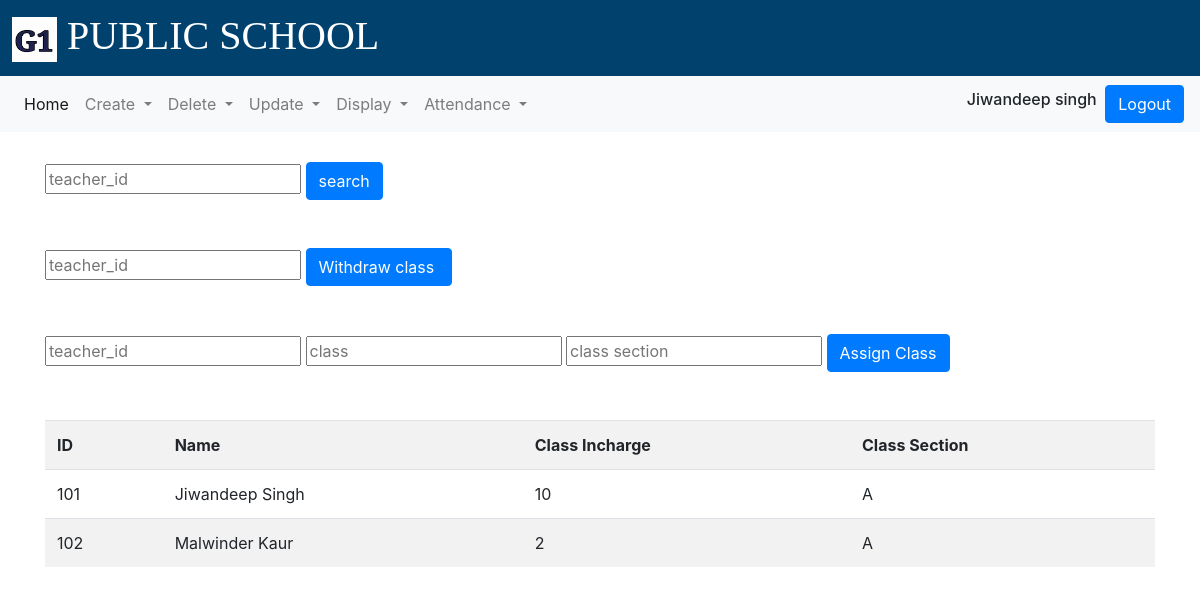
The page /g1/incharge.php (signed in) on the database its author committed.
### tables this page shows
CREATE TABLE `teacher_login` (
  `id` varchar(20) NOT NULL,
  `password` varchar(30) NOT NULL,
  `name` text NOT NULL,
  `phone_no` text NOT NULL,
  `class_incharge` varchar(10) NOT NULL,
  `class_section` varchar(10) NOT NULL
);

### g1/incharge.php (the view, shortened to what this page needs)
<?php
$n=$_SESSION["name"];
include('connection.php');
$idd=$_SESSION["ID"];
 $sql = "select *from admin_login where id = '$idd' ";
        $result = mysqli_query($link, $sql);
        $count = mysqli_num_rows($result);
        if($count == 0){
            }
    else{
?>
<!DOCTYPE html>
<html lang="en">
    <head>
    <link rel="stylesheet" href="https://cdn.jsdelivr.net/npm/bootstrap@4.4.1/dist/css/bootstrap.min.css">
        <link rel="stylesheet" href="https://cdn.jsdelivr.net/npm/bootstrap@4.3.1/dist/css/bootstrap.min.css">
           </head>
    <body class="bg" >
        <p class="heading"><image class="logo" src="logo.jpg"></image>  PUBLIC SCHOOL</p>
        <div class="head1">
        <nav class="navbar navbar-expand-lg navbar-light bg-light" >
  <div class="collapse navbar-collapse" id="navbarSupportedContent">
    <ul class="navbar-nav mr-auto">
      <li class="nav-item active">
        <a class="nav-link" href="http://localhost/g1/admin_page.php">Home <span class="sr-only">(current)</span></a>
      </li>
      <li class="nav-item dropdown">
        <a class="nav-link dropdown-toggle" href="#" id="navbarDropdown" role="button" data-toggle="dropdown" aria-haspopup="true" aria-expanded="false">
          Create
        </a>
      <li class="nav-item dropdown">
        <a class="nav-link dropdown-toggle" href="#" id="navbarDropdown" role="button" data-toggle="dropdown" aria-haspopup="true" aria-expanded="false">
          Delete
        </a>
      </li>
      <li class="nav-item dropdown">
        <a class="nav-link dropdown-toggle" href="#" id="navbarDropdown" role="button" data-toggle="dropdown" aria-haspopup="true" aria-expanded="false">
          Update
        </a>
        </li>
        <li class="nav-item dropdown">
        <a class="nav-link dropdown-toggle" href="#" id="navbarDropdown" role="button" data-toggle="dropdown" aria-haspopup="true" aria-expanded="false">
          Display
        </a>
        </li>
       <li class="nav-item dropdown">
        <a class="nav-link dropdown-toggle" href="#" id="navbarDropdown" role="button" data-toggle="dropdown" aria-haspopup="true" aria-expanded="false">
          Attendance
        </a>
        </li>
    </ul>
  <form class="form-inline my-2 my-lg-0">
      <?php
        echo "<h6>  $n &nbsp </h6> ";
       ?>
    </form>
   <a href= "http://localhost/g1/index.php"> <input class="btn btn-primary" type="submit" name="Logout" value="Logout"></a>
  </div>
</nav>
        </div>
                  <div class="container">
            <form method="POST" >
                <input type="text" name="id1" placeholder="teacher_id">
                <input class="btn btn-primary" type="submit" name="check" value="search">
                </form>
                           <br>
                      <br>
                         <form method="POST" >
                <input type="text" name="id2" placeholder="teacher_id">
                <input class="btn btn-primary" type="submit" name="update1" value="Withdraw class ">
                </form>
                      <br>
                      <br>
                      <form method="POST" >
                <input type="text" name="id2" placeholder="teacher_id">
                <input type="text" name="incharge" placeholder="class ">
                <input type="text" name="section" placeholder="class section">
                <input class="btn btn-primary" type="submit" name="update" value="Assign Class">
                </form>
                      <br>
                      <br>
                       <?php
                          $sql = "select *from `teacher_login` where class_incharge and class_section IS NOT NULL";
                        $result1 = mysqli_query($link, $sql);
                        $data = mysqli_fetch_array($result1, MYSQLI_ASSOC);
                         $count = mysqli_num_rows($result1);
                              if($count == 0)
                           {
                               echo "<div class='alert alert-danger' role='alert'  > ID  is not available </div>";
                           } else
                              {
                      ?>
                      <table class="table table-striped">
                <tr>
                <th>ID</th>
                <th>Name</th>
                <th>Class Incharge</th>
                <th>Class Section</th>
                </tr>
                           <tr>
                <td> <?php echo $data["id"]; ?> </td>
                <td> <?php echo $data["name"]; ?> </td>
                <td> <?php echo $data["class_incharge"]; ?></td>
                <td> <?php echo $data["class_section"]; ?></td>
                </tr>
                        <?php
                                  while($data=$result1->fetch_assoc())
                        {
                          ?>
                           <tr>
                <td> <?php echo $data["id"]; ?> </td>
                <td> <?php echo $data["name"]; ?> </td>
                <td> <?php echo $data["class_incharge"]; ?></td>
                <td> <?php echo $data["class_section"]; ?></td>
                </tr>
               <?php
                                  }
                          ?>
            </table>
                       <?php
                              }
    }
                                     ?>
                    </div>
    </body>
</html>

### g1/incharge.php (style rules this page uses)
.heading { font-family:Stencil; background-color:#00416D; position:relative; left:0; top:-14px; width:100%; height: 90px; color:white; font-size:40px; padding-left:12px; padding-top: 20px; }
.bg { height: 100%; background-position: center; background-repeat: no-repeat; background-size: cover; }
.logo { width:45px; height:45px; }
.head1 { position:relative; left:0; top:-30px; }

### rows shown on the page
teacher_login: id "101", name "Jiwandeep Singh", class_incharge "10", class_section "A"
teacher_login: id "102", name "Malwinder Kaur", class_incharge "2", class_section "A"

### other values the page prints
$n "Jiwandeep singh"
